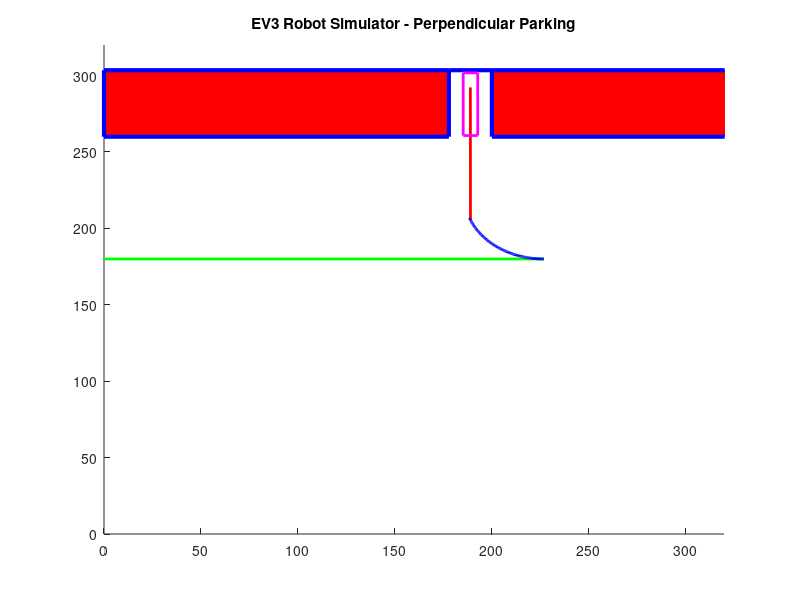

This chart was generated by the following MATLAB code:
%% Perpendicular Parking Simulation of Robot
% Initial coordinates of the rectangle
y_US_pos = 20;
x_US_pos = 7.5;

x_BackAxle_mid = 4;
y_BackAxle_mid = 7.5;


x1 = 274.391; % x-coordinate of top-left corner
y1 = 200; % y-coordinate of top-left corner
x2 = x1 + 29; % x-coordinate of bottom-right corner
y2 = y1 + 15; % y-coordinate of bottom-right corner


% Destination coordinates
new_y1 = 230.875; % new x-coordinate of top-left corner
new_x1 = 251.1; % new y-coordinate of top-left corner
new_y2 = new_x1 + 29; % new x-coordinate of bottom-right corner
new_x2 = new_y1 + 15; % new y-coordinate of bottom-right corner



% Create a figure and plot the initial rectangle
figure;
r_left = rectangle('Position',[0 260 178 43.5], 'FaceColor', 'r','EdgeColor','b','LineWidth',3);
line_centre = line([178 200.2],[303.5 303.5],'color','b','LineWidth',3);
r_right = rectangle('Position',[200.2 260 178 43.5], 'FaceColor', 'r','EdgeColor','b','LineWidth',3);
axis([0 320 0 320])
hold on

Point_0 = [227, 220];
Point_1 = [189.1  303.5-11.25];
%Point_1 = [(r_left.Position(3) + ((r_right.Position(1)-(r_left.Position(1)+r_left.Position(3)))/4)), 240+((r_left.Position(2) + r_left.Position(4) - r_left.Position(2))/2)]


distance = [sqrt((Point_0(1) - Point_1(1))^2 + (Point_0(2) - Point_1(2))^2)];
radius_arc = distance/2;
beta1_start = 270;
beta1_end = 200;
beta1_angle = beta1_start - beta1_end;
num_points = 100;
center_arc1 = [Point_0(1), Point_0(2) + sin(beta1_angle)];
beta1 = linspace(deg2rad(beta1_start), deg2rad(beta1_end), num_points);

% Draw horizontal line
x_start = 0;
y_start = 179.98;
x_end = 227;
y_end = 179.98;

% Draw vertical line
xv_start = 189.141;
yv_start = 205.49;
xv_end = Point_1(1);
yv_end = Point_1(2);

num_steps = 100;

straight_line = line([x_start x_end], [y_start y_end], 'color', 'g', 'LineWidth', 2);
vertical_line = line([xv_start xv_end], [yv_start yv_end], 'color', 'r', 'LineWidth', 2);


% Coordinates of Arc1
arc1_x = center_arc1(1) + radius_arc * cos(beta1);
arc1_y = center_arc1(2) + radius_arc * sin(beta1);

hold on
arc_curve = plot(arc1_x, arc1_y, 'b','LineWidth',2);

% Initialize rectangle plot
rect = rectangle('Position', [x1, y1, x2 - x1, y2 - y1], 'EdgeColor', 'm', 'LineWidth', 2);
title('EV3 Robot Simulator - Perpendicular Parking');


% Move the rectangle along the horizontal line
for i = 1:num_steps
    % Calculate the x-coordinate for each step
    x_step = x_end * (i / num_steps);

    % Update rectangle coordinates
    x1_line = x_step;
    y1_line = y_start;
    x2_line = x_step + 29;
    y2_line = y_start + 15;

    % Update rectangle position
    set(rect, 'Position', [x1_line - x_BackAxle_mid, y1_line - y_BackAxle_mid, x2_line - x1_line, y2_line - y1_line]);
    drawnow;
    pause(0.05);
end

% Move the rectangle along arc_curve
for j = 1:num_points
    dx1 = arc1_x(j) - x1; % Change in x
    dy1 = arc1_y(j) - y1; % Change in y
    
    % Update rectangle coordinates
    x1 = x1 + dx1;
    y1 = y1 + dy1;
    x2 = x2 + dx1;
    y2 = y2 + dy1;

    % Update the rectangle's position
    set(rect, 'Position', [x1 - x_BackAxle_mid, y1 - y_BackAxle_mid, x2 - x1, y2 - y1]);
    drawnow; % Refresh the figure
    pause(0.05); % Pause for smoother animation
end

% Move the rectangle along arc_curve
for i = 1:num_steps
    % Calculate the x-coordinate for each step
    yv_step = yv_start + (yv_end - yv_start) * (i / num_steps);

    % Update rectangle coordinates
    x1_vline = xv_start;
    y1_vline = yv_step;
    x2_vline = xv_start + 29;
    y2_vline = yv_step + 15;

    yv_BackAxle_mid = 24;
    xv_BackAxle_mid = 7.5;
    
    % Update rectangle position
    set(rect, 'Position', [x1_vline - xv_BackAxle_mid/2, y1_vline - yv_BackAxle_mid - xv_BackAxle_mid, y2_vline - y1_vline - xv_BackAxle_mid, x2_vline - x1_vline + yv_BackAxle_mid/2]);
    drawnow;
    pause(0.05);
end
